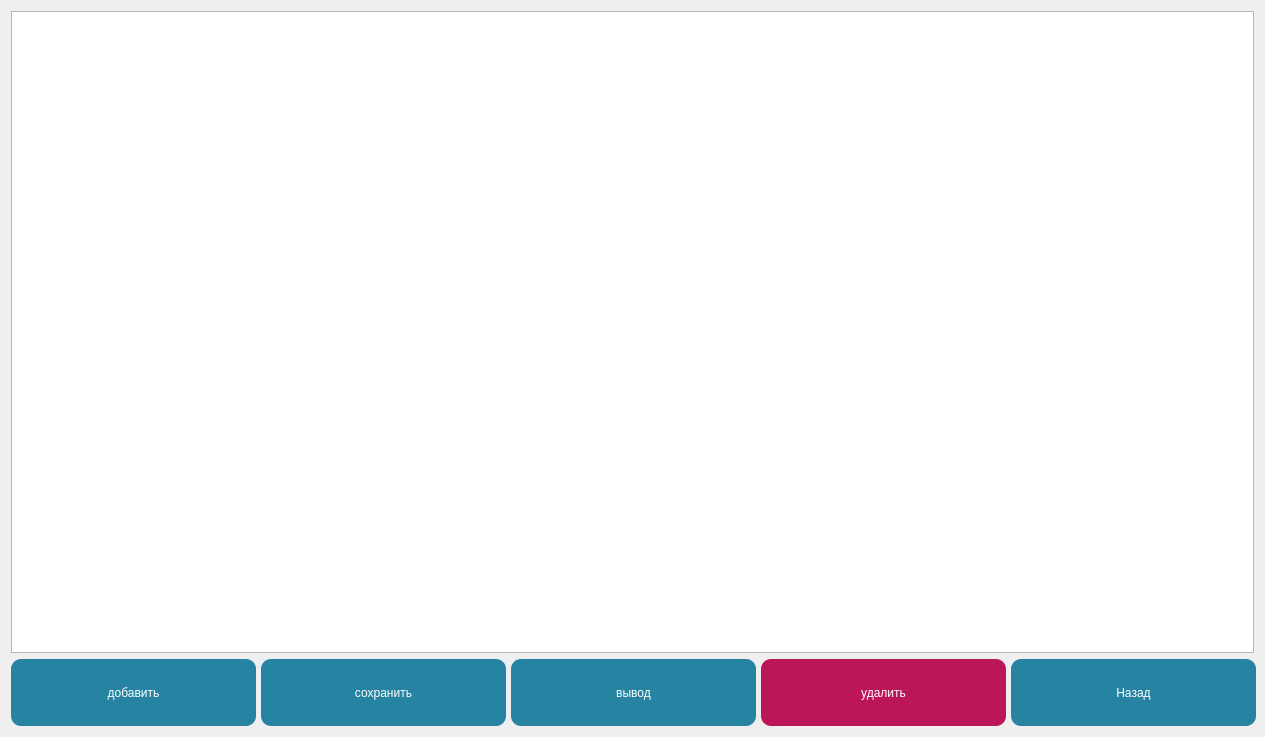
<?xml version="1.0" encoding="UTF-8"?>
<ui version="4.0">
 <class>dates</class>
 <widget class="QDialog" name="dates">
  <property name="geometry">
   <rect>
    <x>0</x>
    <y>0</y>
    <width>1265</width>
    <height>737</height>
   </rect>
  </property>
  <property name="minimumSize">
   <size>
    <width>1265</width>
    <height>737</height>
   </size>
  </property>
  <property name="windowTitle">
   <string>Dialog</string>
  </property>
  <layout class="QVBoxLayout" name="verticalLayout">
   <item>
    <widget class="QTableWidget" name="tableWidget">
     <property name="styleSheet">
      <string notr="true">font: 14pt &quot;Sans Serif Collection&quot;;
color: rgb(38, 131, 162);</string>
     </property>
     <attribute name="horizontalHeaderMinimumSectionSize">
      <number>200</number>
     </attribute>
     <attribute name="horizontalHeaderDefaultSectionSize">
      <number>307</number>
     </attribute>
    </widget>
   </item>
   <item>
    <layout class="QHBoxLayout" name="horizontalLayout">
     <item>
      <widget class="QPushButton" name="add">
       <property name="minimumSize">
        <size>
         <width>245</width>
         <height>67</height>
        </size>
       </property>
       <property name="styleSheet">
        <string notr="true">font: 16pt &quot;Sans Serif Collection&quot;;
color: rgb(255, 255, 255);
background-color: rgb(38, 131, 162);
border-radius: 10px;
</string>
       </property>
       <property name="text">
        <string>добавить</string>
       </property>
      </widget>
     </item>
     <item>
      <widget class="QPushButton" name="save">
       <property name="minimumSize">
        <size>
         <width>245</width>
         <height>67</height>
        </size>
       </property>
       <property name="styleSheet">
        <string notr="true">font: 16pt &quot;Sans Serif Collection&quot;;
color: rgb(255, 255, 255);
background-color: rgb(38, 131, 162);
border-radius: 10px;
</string>
       </property>
       <property name="text">
        <string>сохранить</string>
       </property>
      </widget>
     </item>
     <item>
      <widget class="QPushButton" name="vivod">
       <property name="minimumSize">
        <size>
         <width>245</width>
         <height>67</height>
        </size>
       </property>
       <property name="styleSheet">
        <string notr="true">font: 16pt &quot;Sans Serif Collection&quot;;
color: rgb(255, 255, 255);
background-color: rgb(38, 131, 162);
border-radius: 10px;


</string>
       </property>
       <property name="text">
        <string>вывод</string>
       </property>
      </widget>
     </item>
     <item>
      <widget class="QPushButton" name="delete_2">
       <property name="minimumSize">
        <size>
         <width>245</width>
         <height>67</height>
        </size>
       </property>
       <property name="styleSheet">
        <string notr="true">font: 16pt &quot;Sans Serif Collection&quot;;
color: rgb(255, 255, 255);
background-color: rgb(187, 22, 87);
border-radius: 10px;
</string>
       </property>
       <property name="text">
        <string>удалить</string>
       </property>
      </widget>
     </item>
     <item>
      <widget class="QPushButton" name="exit">
       <property name="minimumSize">
        <size>
         <width>245</width>
         <height>67</height>
        </size>
       </property>
       <property name="styleSheet">
        <string notr="true">font: 16pt &quot;Sans Serif Collection&quot;;
color: rgb(255, 255, 255);
background-color: rgb(38, 131, 162);
border-radius: 10px;

</string>
       </property>
       <property name="text">
        <string>Назад</string>
       </property>
      </widget>
     </item>
    </layout>
   </item>
  </layout>
 </widget>
 <resources/>
 <connections/>
</ui>
